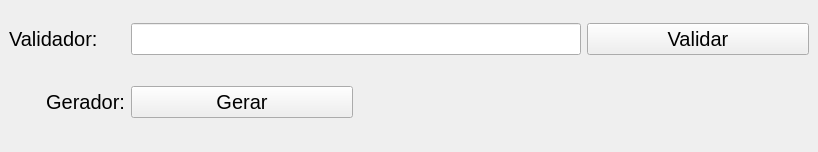
<?xml version="1.0" encoding="UTF-8"?>
<ui version="4.0">
 <class>MainWindow</class>
 <widget class="QMainWindow" name="MainWindow">
  <property name="geometry">
   <rect>
    <x>0</x>
    <y>0</y>
    <width>818</width>
    <height>152</height>
   </rect>
  </property>
  <property name="windowTitle">
   <string>CPF Functions</string>
  </property>
  <widget class="QWidget" name="centralwidget">
   <layout class="QGridLayout" name="gridLayout">
    <item row="0" column="3">
     <widget class="QPushButton" name="btnValidaCPF">
      <property name="minimumSize">
       <size>
        <width>200</width>
        <height>0</height>
       </size>
      </property>
      <property name="font">
       <font>
        <family>Segoe UI</family>
        <pointsize>15</pointsize>
       </font>
      </property>
      <property name="text">
       <string>Validar</string>
      </property>
     </widget>
    </item>
    <item row="0" column="0">
     <widget class="QLabel" name="label_2">
      <property name="font">
       <font>
        <family>Segoe UI</family>
        <pointsize>15</pointsize>
       </font>
      </property>
      <property name="text">
       <string>Validador:</string>
      </property>
      <property name="alignment">
       <set>Qt::AlignLeading|Qt::AlignLeft|Qt::AlignVCenter</set>
      </property>
     </widget>
    </item>
    <item row="1" column="0">
     <widget class="QLabel" name="label">
      <property name="font">
       <font>
        <family>Segoe UI</family>
        <pointsize>15</pointsize>
       </font>
      </property>
      <property name="text">
       <string>Gerador:</string>
      </property>
      <property name="alignment">
       <set>Qt::AlignRight|Qt::AlignTrailing|Qt::AlignVCenter</set>
      </property>
     </widget>
    </item>
    <item row="1" column="2" colspan="2">
     <widget class="QLabel" name="labelRetorno">
      <property name="minimumSize">
       <size>
        <width>450</width>
        <height>0</height>
       </size>
      </property>
      <property name="font">
       <font>
        <family>Segoe UI</family>
        <pointsize>35</pointsize>
       </font>
      </property>
      <property name="styleSheet">
       <string notr="true">color: green;</string>
      </property>
      <property name="text">
       <string/>
      </property>
      <property name="alignment">
       <set>Qt::AlignCenter</set>
      </property>
     </widget>
    </item>
    <item row="0" column="1" colspan="2">
     <widget class="QLineEdit" name="inputValidaCPF">
      <property name="minimumSize">
       <size>
        <width>450</width>
        <height>0</height>
       </size>
      </property>
      <property name="font">
       <font>
        <family>Segoe UI</family>
        <pointsize>15</pointsize>
       </font>
      </property>
     </widget>
    </item>
    <item row="1" column="1">
     <widget class="QPushButton" name="btnGeraCPF">
      <property name="font">
       <font>
        <family>Segoe UI</family>
        <pointsize>15</pointsize>
       </font>
      </property>
      <property name="text">
       <string>Gerar</string>
      </property>
     </widget>
    </item>
   </layout>
  </widget>
 </widget>
 <resources/>
 <connections/>
</ui>
